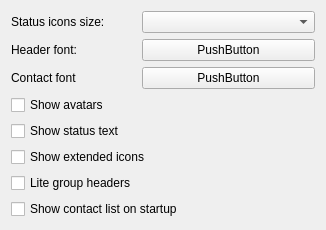
<?xml version="1.0" encoding="UTF-8"?>
<ui version="4.0">
 <class>SimpleContactlistSettings</class>
 <widget class="QWidget" name="SimpleContactlistSettings">
  <property name="geometry">
   <rect>
    <x>0</x>
    <y>0</y>
    <width>326</width>
    <height>220</height>
   </rect>
  </property>
  <property name="windowTitle">
   <string>Form</string>
  </property>
  <layout class="QFormLayout" name="layout">
   <property name="fieldGrowthPolicy">
    <enum>QFormLayout::AllNonFixedFieldsGrow</enum>
   </property>
   <item row="0" column="0">
    <widget class="QLabel" name="label">
     <property name="text">
      <string>Status icons size:</string>
     </property>
    </widget>
   </item>
   <item row="0" column="1">
    <widget class="QComboBox" name="sizesBox"/>
   </item>
   <item row="3" column="0" colspan="2">
    <widget class="QCheckBox" name="avatarsBox">
     <property name="text">
      <string>Show avatars</string>
     </property>
    </widget>
   </item>
   <item row="4" column="0" colspan="2">
    <widget class="QCheckBox" name="statusBox">
     <property name="text">
      <string>Show status text</string>
     </property>
    </widget>
   </item>
   <item row="5" column="0" colspan="2">
    <widget class="QCheckBox" name="extendedInfoBox">
     <property name="text">
      <string>Show extended icons</string>
     </property>
    </widget>
   </item>
   <item row="6" column="0">
    <widget class="QCheckBox" name="liteBox">
     <property name="text">
      <string>Lite group headers</string>
     </property>
    </widget>
   </item>
   <item row="7" column="0" colspan="2">
    <widget class="QCheckBox" name="onstartupBox">
     <property name="text">
      <string>Show contact list on startup</string>
     </property>
    </widget>
   </item>
   <item row="1" column="0">
    <widget class="QLabel" name="label_2">
     <property name="text">
      <string>Header font:</string>
     </property>
    </widget>
   </item>
   <item row="2" column="0">
    <widget class="QLabel" name="label_3">
     <property name="text">
      <string>Contact font</string>
     </property>
    </widget>
   </item>
   <item row="1" column="1">
    <widget class="QPushButton" name="headerFontSettingsButton">
     <property name="text">
      <string>PushButton</string>
     </property>
    </widget>
   </item>
   <item row="2" column="1">
    <widget class="QPushButton" name="contactFontSettingsButton">
     <property name="text">
      <string>PushButton</string>
     </property>
    </widget>
   </item>
  </layout>
 </widget>
 <resources/>
 <connections/>
</ui>
